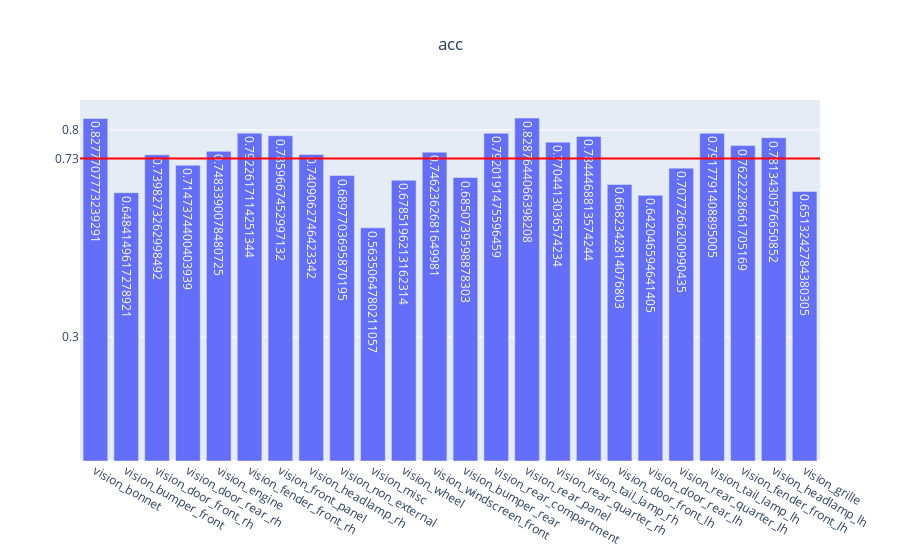

Notebook code cell kept with this figure:
### Code cell
genVisMulitlabel(partEvalMetrics, "acc")

### Figure 1 — Plotly figure (JSON) as saved in the notebook; plotly's stock layout.template omitted (floating-point values rounded to 4 significant figures)
{"data": [{"text": [0.8278, 0.6484, 0.7398, 0.7147, 0.7483, 0.7923, 0.786, 0.7409, 0.6898, 0.5635, 0.6785, 0.7462, 0.6851, 0.792, 0.8288, 0.7704, 0.7844, 0.6682, 0.642, 0.7077, 0.7918, 0.7622, 0.7813, 0.6513], "type": "bar", "x": ["vision_bonnet", "vision_bumper_front", "vision_door_front_rh", "vision_door_rear_rh", "vision_engine", "vision_fender_front_rh", "vision_front_panel", "vision_headlamp_rh", "vision_non_external", "vision_misc", "vision_wheel", "vision_windscreen_front", "vision_bumper_rear", "vision_rear_compartment", "vision_rear_panel", "vision_rear_quarter_rh", "vision_tail_lamp_rh", "vision_door_front_lh", "vision_door_rear_lh", "vision_rear_quarter_lh", "vision_tail_lamp_lh", "vision_fender_front_lh", "vision_headlamp_lh", "vision_grille"], "y": [0.8278, 0.6484, 0.7398, 0.7147, 0.7483, 0.7923, 0.786, 0.7409, 0.6898, 0.5635, 0.6785, 0.7462, 0.6851, 0.792, 0.8288, 0.7704, 0.7844, 0.6682, 0.642, 0.7077, 0.7918, 0.7622, 0.7813, 0.6513]}], "layout": {"shapes": [{"line": {"color": "red", "width": 2}, "type": "line", "x0": 0, "x1": 1, "xref": "x domain", "y0": 0.7309, "y1": 0.7309, "yref": "y"}], "title": {"text": "acc", "x": 0.5}, "yaxis": {"tickmode": "array", "tickvals": ["0.73", 0.3, 0.8]}}}
